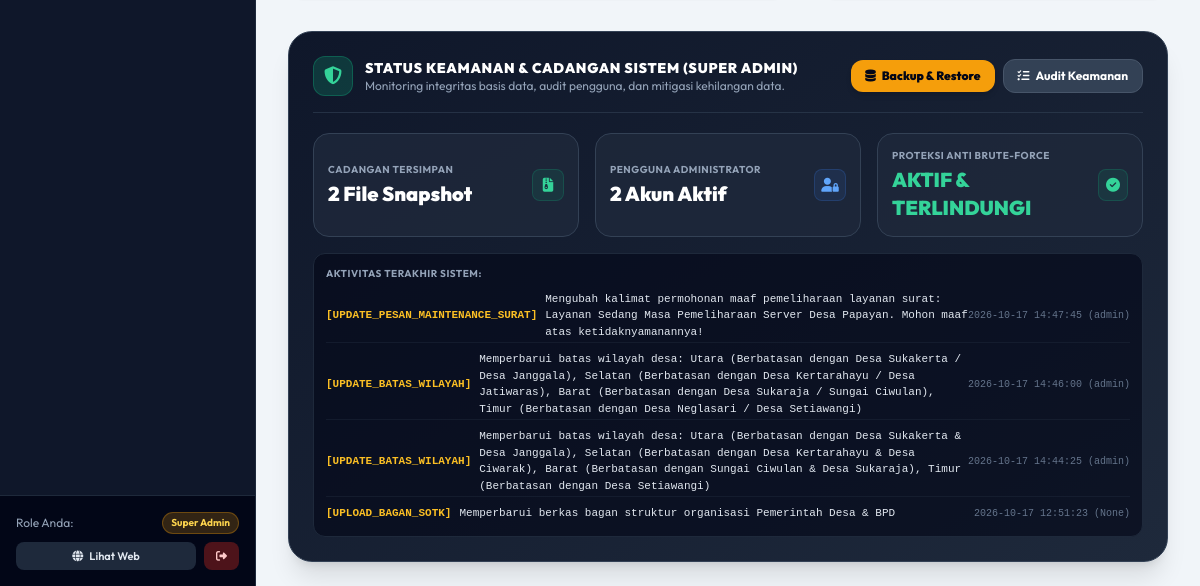
Page /admin (signed in, lower part) on the earlier database version.
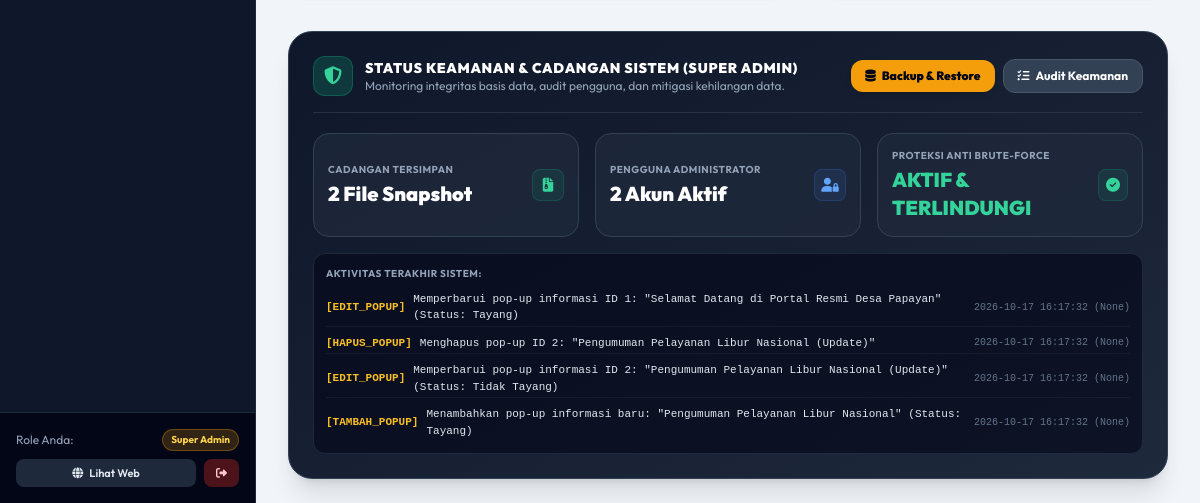
Same page on the later database version.
### tables this page shows
CREATE TABLE activity_logs (
        id INTEGER PRIMARY KEY AUTOINCREMENT,
        user_id INTEGER,
        username TEXT,
        action TEXT NOT NULL,
        details TEXT,
        ip_address TEXT,
        user_agent TEXT,
        created_at TIMESTAMP DEFAULT CURRENT_TIMESTAMP
    );

### app.py (the view)
@app.route('/admin')
@login_required
def admin_dashboard():
    conn = get_db()
    cursor = conn.cursor()
    cursor.execute("SELECT COUNT(*) FROM layanan_surat")
    total_surat = cursor.fetchone()[0] or 0
    cursor.execute("SELECT COUNT(*) FROM layanan_surat WHERE status = 'Menunggu'")
    surat_pending = cursor.fetchone()[0] or 0
    cursor.execute("SELECT COUNT(*) FROM layanan_surat WHERE status = 'Diproses'")
    surat_proses = cursor.fetchone()[0] or 0
    cursor.execute("SELECT COUNT(*) FROM layanan_surat WHERE status = 'Selesai'")
    surat_selesai = cursor.fetchone()[0] or 0
    cursor.execute("SELECT COUNT(*) FROM pengaduan")
    total_aduan = cursor.fetchone()[0] or 0
    cursor.execute("SELECT COUNT(*) FROM pengaduan WHERE status = 'Belum Ditanggapi' OR status = 'Menunggu'")
    aduan_pending = cursor.fetchone()[0] or 0
    cursor.execute("SELECT COUNT(*) FROM pengaduan WHERE status = 'Perlu Perlakuan Khusus'")
    aduan_khusus = cursor.fetchone()[0] or 0
    cursor.execute("SELECT COUNT(*) FROM pengaduan WHERE status = 'Sudah Diselesaikan' OR status = 'Selesai'")
    aduan_selesai = cursor.fetchone()[0] or 0
    cursor.execute("SELECT COUNT(*) FROM berita")
    total_berita = cursor.fetchone()[0] or 0
    cursor.execute("SELECT COUNT(*) FROM umkm")
    total_umkm = cursor.fetchone()[0] or 0
    cursor.execute("SELECT COUNT(*) FROM wisata")
    total_wisata = cursor.fetchone()[0] or 0
    cursor.execute("SELECT COUNT(*) FROM buku_publikasi")
    total_publikasi = cursor.fetchone()[0] or 0
    cursor.execute("SELECT COUNT(*) FROM perangkat_desa")
    total_perangkat = cursor.fetchone()[0] or 0
    cursor.execute("SELECT * FROM statistik WHERE total_penduduk > 0 ORDER BY tahun DESC LIMIT 1")
    stat_row = cursor.fetchone()
    if not stat_row:
        cursor.execute("SELECT * FROM statistik ORDER BY tahun DESC LIMIT 1")
        stat_row = cursor.fetchone()
    stat_penduduk = dict(stat_row or {})
    cursor.execute("SELECT COUNT(*) FROM statistik_sls WHERE tahun = ?", (stat_penduduk.get('tahun', 2026),))
    total_sls = cursor.fetchone()[0] or 26
    tahun_stat = stat_penduduk.get('tahun', 2026)
    cursor.execute("SELECT SUM(anak_stunting), SUM(jumlah_anak_balita) FROM statistik_stunting WHERE tahun = ?", (tahun_stat,))
    stunt_res = cursor.fetchone()
    total_stunting = (stunt_res[0] if stunt_res and stunt_res[0] is not None else 0)
    total_balita = (stunt_res[1] if stunt_res and stunt_res[1] is not None else 0)
    cursor.execute("SELECT SUM(anak_gizi_buruk) FROM statistik_gizi_buruk WHERE tahun = ?", (tahun_stat,))
    gizi_res = cursor.fetchone()
    total_gizi_buruk = (gizi_res[0] if gizi_res and gizi_res[0] is not None else 0)
    cursor.execute("SELECT SUM(anak_yatim), SUM(anak_piatu), SUM(yatim_piatu) FROM statistik_anak WHERE tahun = ?", (tahun_stat,))
    anak_res = cursor.fetchone()
    anak_yatim = (anak_res[0] if anak_res and anak_res[0] is not None else 0)
    anak_piatu = (anak_res[1] if anak_res and anak_res[1] is not None else 0)
    anak_yp = (anak_res[2] if anak_res and anak_res[2] is not None else 0)
    total_yatim_semua = anak_yatim + anak_piatu + anak_yp
    cursor.execute("SELECT * FROM apbdes WHERE id = 1")
    apbdes_row = cursor.fetchone()
    apbdes_data = dict(apbdes_row or {})
    cursor.execute("SELECT * FROM layanan_surat ORDER BY id DESC LIMIT 5")
    recent_surat = [dict(row) for row in cursor.fetchall()]
    cursor.execute("SELECT * FROM pengaduan ORDER BY id DESC LIMIT 5")
    recent_aduan = [dict(row) for row in cursor.fetchall()]
    cursor.execute("SELECT * FROM activity_logs ORDER BY id DESC LIMIT 4")
    recent_logs = [dict(r) for r in cursor.fetchall()]
    cursor.execute("SELECT COUNT(*) FROM users")
    total_users = cursor.fetchone()[0] or 0
    conn.close()
    backup_dir = os.path.join(os.path.dirname(__file__), 'backups')
    total_backups = len([f for f in os.listdir(backup_dir) if os.path.isfile(os.path.join(backup_dir, f))]) if os.path.exists(backup_dir) else 0
    metrics = {
        'total_surat': total_surat,
        'surat_pending': surat_pending,
        'surat_proses': surat_proses,
        'surat_selesai': surat_selesai,
        'total_aduan': total_aduan,
        'aduan_pending': aduan_pending,
        'aduan_khusus': aduan_khusus,
        'aduan_selesai': aduan_selesai,
        'total_berita': total_berita,
        'total_umkm': total_umkm,
        'total_wisata': total_wisata,
        'total_publikasi': total_publikasi,
        'total_perangkat': total_perangkat,
        'stat_penduduk': stat_penduduk,
        'total_sls': total_sls,
        'total_stunting': total_stunting,
        'total_balita': total_balita,
        'total_gizi_buruk': total_gizi_buruk,
        'total_yatim_semua': total_yatim_semua,
        'anak_yatim': anak_yatim,
        'anak_piatu': anak_piatu,
        'anak_yp': anak_yp,
        'apbdes_data': apbdes_data,
        'total_users': total_users,
        'total_backups': total_backups
    }
    return render_template(
        'admin/dashboard.html',
        metrics=metrics,
        recent_surat=recent_surat,
        recent_aduan=recent_aduan,
        recent_logs=recent_logs
    )

### app.py (called while the page is built)
@app.after_request
def apply_security_headers(response):
    response.headers['X-Content-Type-Options'] = 'nosniff'
    response.headers['X-Frame-Options'] = 'SAMEORIGIN'
    response.headers['X-XSS-Protection'] = '1; mode=block'
    response.headers['Referrer-Policy'] = 'strict-origin-when-cross-origin'
    response.headers['Permissions-Policy'] = 'geolocation=(self)'
    return response

@app.before_request
def track_visitor_hit():
    if request.method == 'GET' and not (
        request.path.startswith('/static') or
        request.path.startswith('/admin') or
        request.path.startswith('/api')
    ):
        try:
            record_visitor_hit()
        except Exception:
            pass

def login_required(f):
    @wraps(f)
    def decorated_function(*args, **kwargs):
        if 'user_id' not in session:
            flash('Silakan login terlebih dahulu untuk mengakses panel admin.', 'warning')
            return redirect(url_for('admin_login'))
        return f(*args, **kwargs)
    return decorated_function

### database.py (called while the page is built)
def get_db():
    conn = sqlite3.connect(DB_PATH)
    conn.row_factory = sqlite3.Row
    return conn

### templates/admin/dashboard.html (shortened to what the changed rows need)
{% extends "base_admin.html" %}
{% block content %}
<div class="space-y-8">
          {% set selisih = (metrics.apbdes_data.pendapatan_total or 0) - (metrics.apbdes_data.belanja_total or 0) %}
  {% if session.get('role') == 'superadmin' %}
  <div class="bg-gradient-to-br from-slate-900 to-slate-800 rounded-3xl p-6 text-white shadow-xl border border-slate-700">
    {% if recent_logs %}
    <div class="rounded-xl bg-slate-950/60 p-3 border border-slate-800">
      <div class="space-y-1.5 text-[11px] font-mono">
        {% for log in recent_logs %}
        <div class="flex items-center justify-between text-slate-300 py-0.5 border-b border-slate-800/50 last:border-none">
          <span class="flex items-center gap-2">
            <span class="text-amber-400 font-bold">[{{ log.action }}]</span>
            <span class="text-slate-200">{{ log.details or '-' }}</span>
          </span>
          <span class="text-slate-500 text-[10px] whitespace-nowrap">{{ log.created_at }} ({{ log.username }})</span>
        </div>
        {% endfor %}
      </div>
    </div>
    {% endif %}
  </div>
  {% endif %}
</div>
{% endblock %}

Differences in the rows shown:
no longer on this page (row unchanged): activity_logs: action "UPDATE_PESAN_MAINTENANCE_SURAT", details "Mengubah kalimat permohonan maaf pemeliharaan layanan surat: Layanan Sedang Masa Pemeliharaan Server Desa Papayan. Mohon maaf atas ketidaknyamanannya!", created_at "2026-10-17 14:47:45", username "admin"
no longer on this page (row unchanged): activity_logs: action "UPDATE_BATAS_WILAYAH", details "Memperbarui batas wilayah desa: Utara (Berbatasan dengan Desa Sukakerta / Desa Janggala), Selatan (Berbatasan dengan Desa Kertarahayu / Desa Jatiwaras), Barat (Berbatasan dengan Desa Sukaraja / Sungai Ciwulan), Timur (Berbatasan dengan Desa Neglasari / Desa Setiawangi)", created_at "2026-10-17 14:46:00", username "admin"
no longer on this page (row unchanged): activity_logs: action "UPDATE_BATAS_WILAYAH", details "Memperbarui batas wilayah desa: Utara (Berbatasan dengan Desa Sukakerta & Desa Janggala), Selatan (Berbatasan dengan Desa Kertarahayu & Desa Ciwarak), Barat (Berbatasan dengan Sungai Ciwulan & Desa Sukaraja), Timur (Berbatasan dengan Desa Setiawangi)", created_at "2026-10-17 14:44:25", username "admin"
no longer on this page (row unchanged): activity_logs: action "UPLOAD_BAGAN_SOTK", details "Memperbarui berkas bagan struktur organisasi Pemerintah Desa & BPD", created_at "2026-10-17 12:51:23", username "None"
added activity_logs: action "EDIT_POPUP", details "Memperbarui pop-up informasi ID 1: \"Selamat Datang di Portal Resmi Desa Papayan\" (Status: Tayang)", created_at "2026-10-17 16:17:32", username "None"
added activity_logs: action "HAPUS_POPUP", details "Menghapus pop-up ID 2: \"Pengumuman Pelayanan Libur Nasional (Update)\"", created_at "2026-10-17 16:17:32", username "None"
added activity_logs: action "EDIT_POPUP", details "Memperbarui pop-up informasi ID 2: \"Pengumuman Pelayanan Libur Nasional (Update)\" (Status: Tidak Tayang)", created_at "2026-10-17 16:17:32", username "None"
added activity_logs: action "TAMBAH_POPUP", details "Menambahkan pop-up informasi baru: \"Pengumuman Pelayanan Libur Nasional\" (Status: Tayang)", created_at "2026-10-17 16:17:32", username "None"
